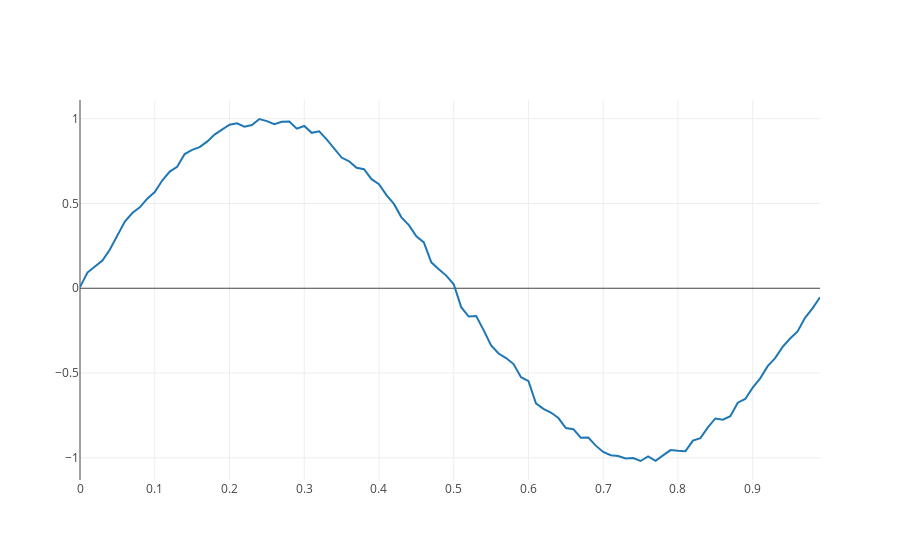

Notebook cell for this chart:
### Code cell
#plot part of the signal, just to see what's in there
s_i = 0
e_i = s_i + 100
x = plotly.offline.iplot({
    "data": [Scatter(x=signal_time[s_i:e_i],y=signal_amp[s_i:e_i])],
    "layout": Layout(title="")
    
})
